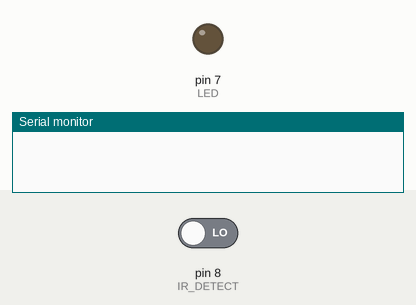
Simulated run of this sketch. Board: Arduino Uno, built with avr-gcc and run on an emulated ATmega328P. On the bench: output pins drawn as LEDs (lit = HIGH), the last lines printed to the serial monitor. The test bench sets the inputs (shaded band); at power-on: pin 8 (IR_DETECT) LOW.

Above: at 1.2 s.
1.3 s: pin 8 (IR_DETECT) driven HIGH
At 2.3 s:
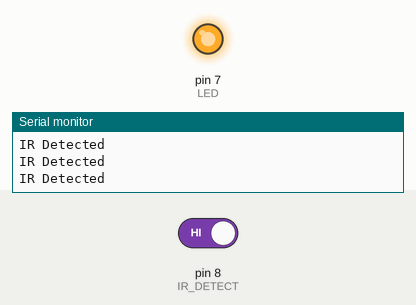
2.8 s: pin 8 (IR_DETECT) driven LOW
At 3.4 s:
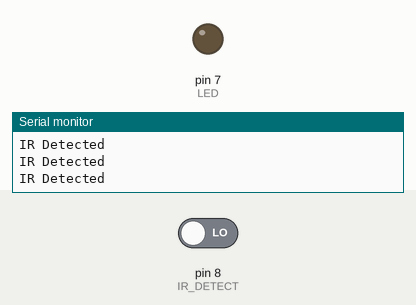
Timing chart, 0 to 5.8 s (numbered marks = the images above; inputs shaded):
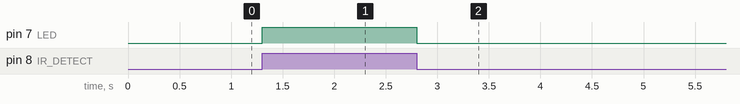

The sketch:

Infrared_Detector_Light.ino
```cpp
#define IR_DETECT 8
#define LED 7

void setup()
{
    pinMode(IR_DETECT, INPUT);
    pinMode(LED, OUTPUT);
    Serial.begin(9600);
}

void loop()
{
    if(digitalRead(IR_DETECT) == HIGH){
        Serial.println("IR Detected");
        digitalWrite(LED, HIGH);
    } else {
        digitalWrite(LED, LOW);
    }

}
```

Measured:
- after the input at 1.3 s, pin 7 (LED): LOW → HIGH at once
- after the input at 2.8 s, pin 7 (LED): HIGH → LOW at once
